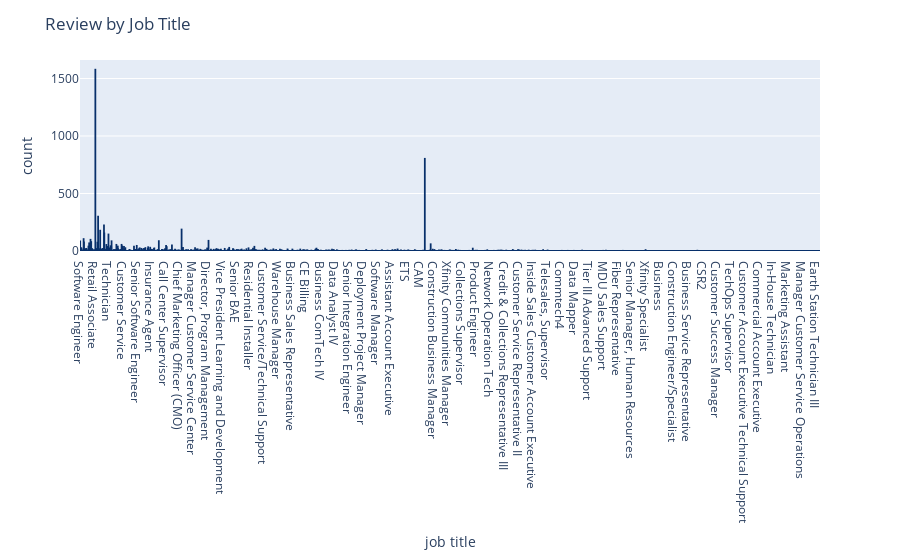

Notebook code cell kept with this figure:
### Markdown cell above
#### Plot review count by job title

### Code cell
fig = px.histogram(comcast_df, x="job title")
fig.update_traces(marker_color="orange",marker_line_color='rgb(8,48,107)',
                  marker_line_width=1.5)
fig.update_layout(title_text='Review by Job Title')
fig.show()

### Figure 1 — Plotly figure (JSON) as saved in the notebook; plotly's stock layout.template omitted (floating-point values rounded to 4 significant figures; data arrays with more than 128 entries replaced by an {"elided": "..."} marker saying what was removed)
{"data": [{"alignmentgroup": "True", "bingroup": "x", "hovertemplate": "job title=%{x}<br>count=%{y}<extra></extra>", "legendgroup": "", "marker": {"color": "orange", "line": {"color": "rgb(8,48,107)", "width": 1.5}, "pattern": {"shape": ""}}, "name": "", "offsetgroup": "", "orientation": "v", "showlegend": false, "type": "histogram", "x": {"elided": "9976 str values"}, "xaxis": "x", "yaxis": "y"}], "layout": {"barmode": "relative", "legend": {"tracegroupgap": 0}, "margin": {"t": 60}, "title": {"text": "Review by Job Title"}, "xaxis": {"anchor": "y", "domain": [0, 1], "title": {"text": "job title"}}, "yaxis": {"anchor": "x", "domain": [0, 1], "title": {"text": "count"}}}}
